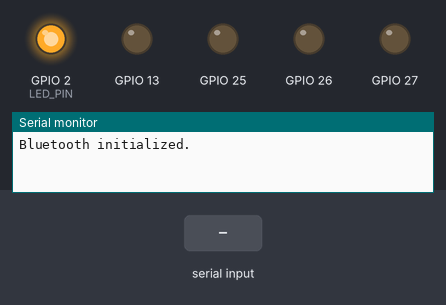
Simulated run of this sketch. Board: ESP32. On the bench: output pins drawn as LEDs (lit = HIGH), the last lines printed to the serial monitor. Inputs (shaded band) come from the test bench. Nothing arrives over Bluetooth unless stated.

Above: at 1.2 s.
1.3 s: "F" received over the second serial link
At 1.7 s:
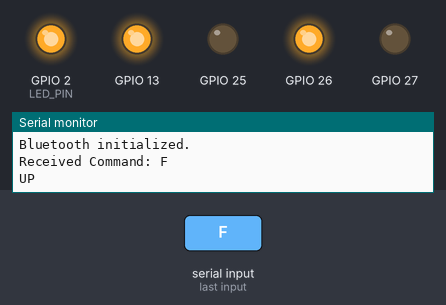
2.8 s: "B" received over the second serial link
At 4.0 s:
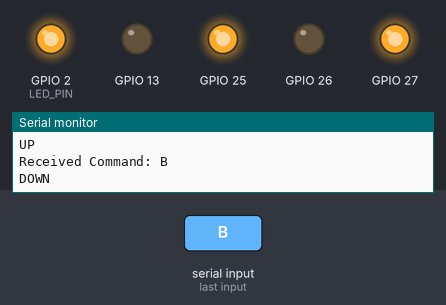
4.3 s: "L" received over the second serial link
At 5.1 s:
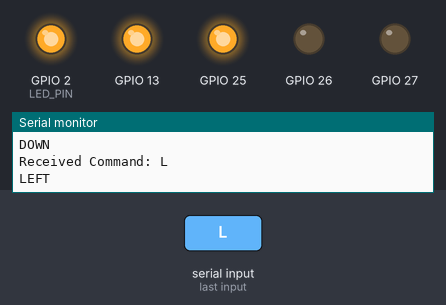
5.8 s: "R" received over the second serial link
At 6.3 s:
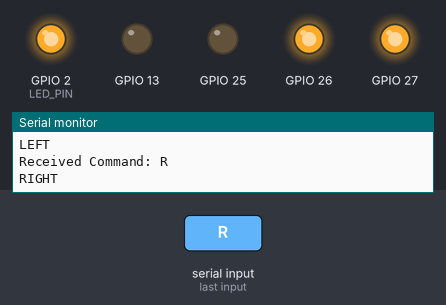
Timing chart, 0 to 8.3 s (numbered marks = the images above; inputs shaded):
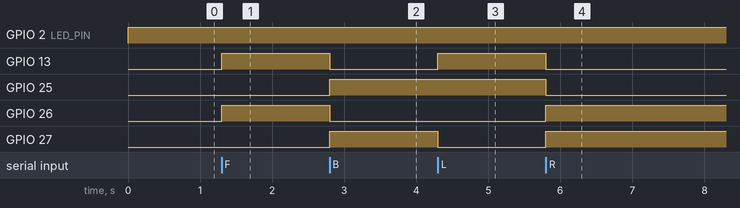

Measured:
- after the input at 1.3 s, GPIO 13, GPIO 26: LOW → HIGH at once
- after the input at 2.8 s, GPIO 13, GPIO 26: HIGH → LOW at once; GPIO 25, GPIO 27: LOW → HIGH at once
- after the input at 4.3 s, GPIO 13: LOW → HIGH at once; GPIO 27: HIGH → LOW at once
- after the input at 5.8 s, GPIO 13, GPIO 25: HIGH → LOW at once; GPIO 26, GPIO 27: LOW → HIGH at once

The sketch:

GESTURE_RECEIVER.ino
```cpp
#include <Arduino.h>
#include "BluetoothSerial.h"
#include <vector>

BluetoothSerial SerialBT;

// Motor control definitions
#define UP 1
#define DOWN 2
#define TURN_LEFT 3
#define TURN_RIGHT 4
#define STOP 0

#define LEFT_MOTOR 0
#define RIGHT_MOTOR 1

#define FORWARD 1
#define BACKWARD -1

#define LED_PIN 2 // Define LED pin

struct MOTOR_PINS {
  int pinIN1;
  int pinIN2;
};

std::vector<MOTOR_PINS> motorPins = {
  {13, 27},  // LEFT_MOTOR
  {26, 25},  // RIGHT_MOTOR
};

// Function to rotate a specific motor
void rotateMotor(int motorNumber, int motorDirection) {
  if (motorDirection == FORWARD) {
    digitalWrite(motorPins[motorNumber].pinIN1, HIGH);
    digitalWrite(motorPins[motorNumber].pinIN2, LOW);
  } else if (motorDirection == BACKWARD) {
    digitalWrite(motorPins[motorNumber].pinIN1, LOW);
    digitalWrite(motorPins[motorNumber].pinIN2, HIGH);
  } else {
    digitalWrite(motorPins[motorNumber].pinIN1, LOW);
    digitalWrite(motorPins[motorNumber].pinIN2, LOW);
  }
}

// Function to process movement commands
void processCarMovement(int inputValue) {
  switch (inputValue) {
    case UP:
      rotateMotor(RIGHT_MOTOR, FORWARD);
      rotateMotor(LEFT_MOTOR, FORWARD);
      Serial.println("UP");
      break;
    case DOWN:
      rotateMotor(RIGHT_MOTOR, BACKWARD);
      rotateMotor(LEFT_MOTOR, BACKWARD);
      Serial.println("DOWN");
      break;
    case TURN_LEFT:
      rotateMotor(LEFT_MOTOR, FORWARD);
      rotateMotor(RIGHT_MOTOR, BACKWARD);
      Serial.println("LEFT");
      break;
    case TURN_RIGHT:
      rotateMotor(RIGHT_MOTOR, FORWARD);
      rotateMotor(LEFT_MOTOR, BACKWARD);
      Serial.println("RIGHT");
      break;
    case STOP:
      rotateMotor(RIGHT_MOTOR, STOP);
      rotateMotor(LEFT_MOTOR, STOP);
      Serial.println("STOP");
      break;
    default:
      rotateMotor(RIGHT_MOTOR, STOP);
      rotateMotor(LEFT_MOTOR, STOP);
      break;
  }
}

// Function to initialize pin modes
void setUpPinModes() {
  for (int i = 0; i < motorPins.size(); i++) {
    pinMode(motorPins[i].pinIN1, OUTPUT);
    pinMode(motorPins[i].pinIN2, OUTPUT);
    rotateMotor(i, STOP);
  }
  pinMode(LED_PIN, OUTPUT); // Set LED pin as OUTPUT
  digitalWrite(LED_PIN, LOW); // Ensure LED is off initially
}

void setup() {
  setUpPinModes();
  Serial.begin(115200);
  SerialBT.begin("ROHIT_CAR"); // Bluetooth device name
  Serial.println("Bluetooth initialized.");
}

void handleCommand(char command) {
  if (command == 'F') { // Forward
    processCarMovement(UP);
  } else if (command == 'B') { // Backward
    processCarMovement(DOWN);
  } else if (command == 'L') { // Turn Left
    processCarMovement(TURN_LEFT);
  } else if (command == 'R') { // Turn Right
    processCarMovement(TURN_RIGHT);
  } else if (command == 'S') { // Stop
    processCarMovement(STOP);
  } else {
    processCarMovement(STOP); // Default to STOP for unknown commands
  }
}


void loop() {
  // Check Bluetooth connection and control LED
  if (SerialBT.hasClient()) {
    digitalWrite(LED_PIN, HIGH); // Turn on LED if connected
  } else {
    digitalWrite(LED_PIN, LOW); // Turn off LED if disconnected
  }

  // Handle incoming Bluetooth commands
  if (SerialBT.available()) {
    char command = SerialBT.read(); // Read single character
    if (command == 'F' || command == 'B' || command == 'L' || command == 'R' || command == 'S') {
      Serial.printf("Received Command: %c\n", command);
      handleCommand(command);
    } else {
      // Ignore invalid commands
      Serial.printf("Invalid Command: %c\n", command);
    }
  }
}
```
